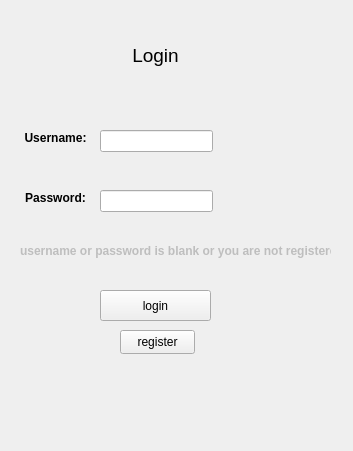
<?xml version="1.0" encoding="UTF-8"?>
<ui version="4.0">
 <class>Login</class>
 <widget class="QWidget" name="Login">
  <property name="geometry">
   <rect>
    <x>0</x>
    <y>0</y>
    <width>353</width>
    <height>451</height>
   </rect>
  </property>
  <property name="windowTitle">
   <string>Form</string>
  </property>
  <widget class="QPushButton" name="login_btn">
   <property name="geometry">
    <rect>
     <x>100</x>
     <y>290</y>
     <width>111</width>
     <height>31</height>
    </rect>
   </property>
   <property name="text">
    <string>login</string>
   </property>
  </widget>
  <widget class="QLabel" name="label">
   <property name="geometry">
    <rect>
     <x>20</x>
     <y>130</y>
     <width>71</width>
     <height>16</height>
    </rect>
   </property>
   <property name="font">
    <font>
     <pointsize>9</pointsize>
     <bold>true</bold>
    </font>
   </property>
   <property name="text">
    <string>Username:</string>
   </property>
   <property name="alignment">
    <set>Qt::AlignCenter</set>
   </property>
  </widget>
  <widget class="QLabel" name="label_2">
   <property name="geometry">
    <rect>
     <x>110</x>
     <y>40</y>
     <width>91</width>
     <height>31</height>
    </rect>
   </property>
   <property name="font">
    <font>
     <pointsize>14</pointsize>
     <bold>false</bold>
    </font>
   </property>
   <property name="autoFillBackground">
    <bool>false</bool>
   </property>
   <property name="text">
    <string>Login</string>
   </property>
   <property name="textFormat">
    <enum>Qt::RichText</enum>
   </property>
   <property name="scaledContents">
    <bool>false</bool>
   </property>
   <property name="alignment">
    <set>Qt::AlignCenter</set>
   </property>
  </widget>
  <widget class="QLineEdit" name="username_inp">
   <property name="geometry">
    <rect>
     <x>100</x>
     <y>130</y>
     <width>113</width>
     <height>22</height>
    </rect>
   </property>
  </widget>
  <widget class="QLineEdit" name="password_inp">
   <property name="geometry">
    <rect>
     <x>100</x>
     <y>190</y>
     <width>113</width>
     <height>22</height>
    </rect>
   </property>
  </widget>
  <widget class="QLabel" name="label_3">
   <property name="geometry">
    <rect>
     <x>20</x>
     <y>190</y>
     <width>71</width>
     <height>16</height>
    </rect>
   </property>
   <property name="font">
    <font>
     <pointsize>9</pointsize>
     <bold>true</bold>
    </font>
   </property>
   <property name="text">
    <string>Password:</string>
   </property>
   <property name="alignment">
    <set>Qt::AlignCenter</set>
   </property>
  </widget>
  <widget class="QPushButton" name="register_switch">
   <property name="geometry">
    <rect>
     <x>120</x>
     <y>330</y>
     <width>75</width>
     <height>24</height>
    </rect>
   </property>
   <property name="text">
    <string>register</string>
   </property>
   <property name="autoRepeatDelay">
    <number>299</number>
   </property>
  </widget>
  <widget class="QLabel" name="label_error">
   <property name="enabled">
    <bool>false</bool>
   </property>
   <property name="geometry">
    <rect>
     <x>20</x>
     <y>230</y>
     <width>311</width>
     <height>41</height>
    </rect>
   </property>
   <property name="palette">
    <palette>
     <active>
      <colorrole role="WindowText">
       <brush brushstyle="SolidPattern">
        <color alpha="255">
         <red>255</red>
         <green>0</green>
         <blue>4</blue>
        </color>
       </brush>
      </colorrole>
     </active>
     <inactive>
      <colorrole role="WindowText">
       <brush brushstyle="SolidPattern">
        <color alpha="255">
         <red>255</red>
         <green>0</green>
         <blue>4</blue>
        </color>
       </brush>
      </colorrole>
     </inactive>
     <disabled/>
    </palette>
   </property>
   <property name="font">
    <font>
     <bold>true</bold>
    </font>
   </property>
   <property name="cursor">
    <cursorShape>ArrowCursor</cursorShape>
   </property>
   <property name="text">
    <string>username or password is blank or you are not registered</string>
   </property>
  </widget>
  <widget class="QLabel" name="output">
   <property name="geometry">
    <rect>
     <x>8</x>
     <y>380</y>
     <width>331</width>
     <height>20</height>
    </rect>
   </property>
   <property name="text">
    <string/>
   </property>
   <property name="alignment">
    <set>Qt::AlignCenter</set>
   </property>
  </widget>
 </widget>
 <resources/>
 <connections/>
</ui>
